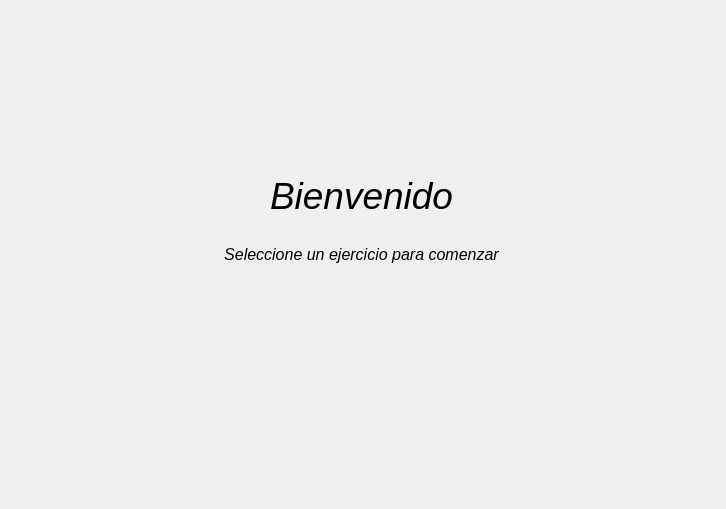
      <widget class="QWidget" name="recepcion">
       <widget class="QWidget" name="verticalLayoutWidget_6">
        <property name="geometry">
         <rect>
          <x>6</x>
          <y>19</y>
          <width>711</width>
          <height>481</height>
         </rect>
        </property>
        <layout class="QVBoxLayout" name="verticalLayout_15">
         <item>
          <spacer name="verticalSpacer_29">
           <property name="orientation">
            <enum>Qt::Vertical</enum>
           </property>
           <property name="sizeType">
            <enum>QSizePolicy::Fixed</enum>
           </property>
           <property name="sizeHint" stdset="0">
            <size>
             <width>200</width>
             <height>150</height>
            </size>
           </property>
          </spacer>
         </item>
         <item>
          <widget class="QLabel" name="label_bienvenido">
           <property name="font">
            <font>
             <pointsize>28</pointsize>
             <italic>true</italic>
             <bold>false</bold>
             <underline>false</underline>
            </font>
           </property>
           <property name="text">
            <string>Bienvenido</string>
           </property>
           <property name="alignment">
            <set>Qt::AlignCenter</set>
           </property>
          </widget>
         </item>
         <item>
          <widget class="QLabel" name="label_bienvenido_2">
           <property name="font">
            <font>
             <pointsize>12</pointsize>
             <italic>true</italic>
             <bold>false</bold>
             <underline>false</underline>
            </font>
           </property>
           <property name="text">
            <string>Seleccione un ejercicio para comenzar</string>
           </property>
           <property name="alignment">
            <set>Qt::AlignCenter</set>
           </property>
          </widget>
         </item>
         <item>
          <spacer name="verticalSpacer_30">
           <property name="orientation">
            <enum>Qt::Vertical</enum>
           </property>
           <property name="sizeType">
            <enum>QSizePolicy::Fixed</enum>
           </property>
           <property name="sizeHint" stdset="0">
            <size>
             <width>20</width>
             <height>220</height>
            </size>
           </property>
          </spacer>
         </item>
        </layout>
       </widget>
      </widget>
